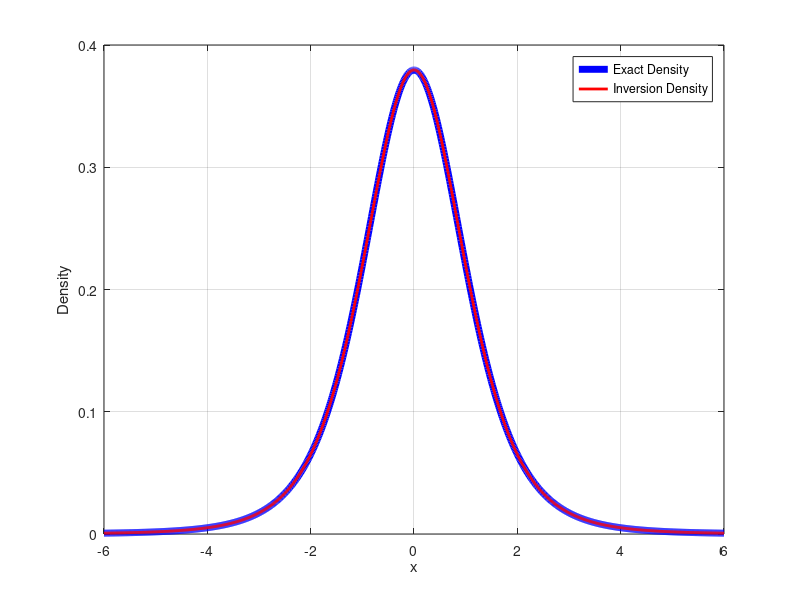
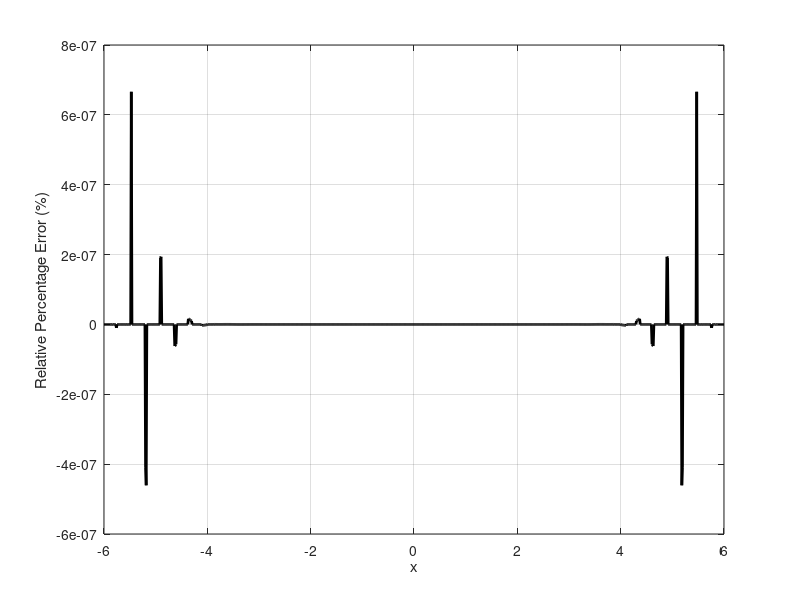

Write the MATLAB code that produced these figures, in order.
function plot_t_density()
    % Input degree of freedom
    df = input('Enter a positive degree of freedom: ');
    while df <= 0
        df = input('Please enter a positive degree of freedom: ');
    end

    % Define range based on degree of freedom
    if df < 30
        x = linspace(-6, 6, 1000);
    else
        x = linspace(-3, 3, 1000);
    end

    % Calculate exact density
    exact_density = tpdf(x, df);

    % Calculate density using inversion formula
    inversion_density = zeros(size(x));
    for i = 1:length(x)
        inversion_density(i) = inversion_formula(x(i), df);
    end

    % Plotting
    figure;
    plot(x, exact_density, 'b', 'LineWidth', 5.0); hold on;
    plot(x, inversion_density, 'r', 'LineWidth', 2.0);
    xlabel('x');
    ylabel('Density');

    legend('Exact Density', 'Inversion Density');
    grid on;

    % Calculate and plot relative percentage error
    relative_error = (inversion_density - exact_density) ./ exact_density * 100;
    figure;
    plot(x, relative_error, 'k', 'LineWidth', 2.0);
    xlabel('x');
    ylabel('Relative Percentage Error (%)');
    grid on;
    
end

function density = inversion_formula(x, df)
    % Set t_max for integration
    t_max = 100; % Adjust as necessary for convergence
    % Define the integrand function
    integrand = @(t) cos(t * x) .* t_char_function(t, df);
    % Perform the integral
    density = (1 / pi) * integral(integrand, 0, t_max, 'ArrayValued', true);
end

function phi = t_char_function(t, df)
    nu = df / 2;
    z = sqrt(df) * t;
    % Initialize phi
    phi = zeros(size(t));
    
    % Handle t = 0 separately to avoid NaNs
    zero_idx = (t == 0);
    phi(zero_idx) = 1; % Since phi(0) = 1
    
    % Compute phi for t > 0
    pos_idx = ~zero_idx;
    z_pos = z(pos_idx);
    K_nu = besselk(nu, z_pos);
    numerator = (z_pos).^nu .* K_nu;
    denominator = gamma(nu) * 2^(nu - 1);
    phi(pos_idx) = numerator / denominator;
end
